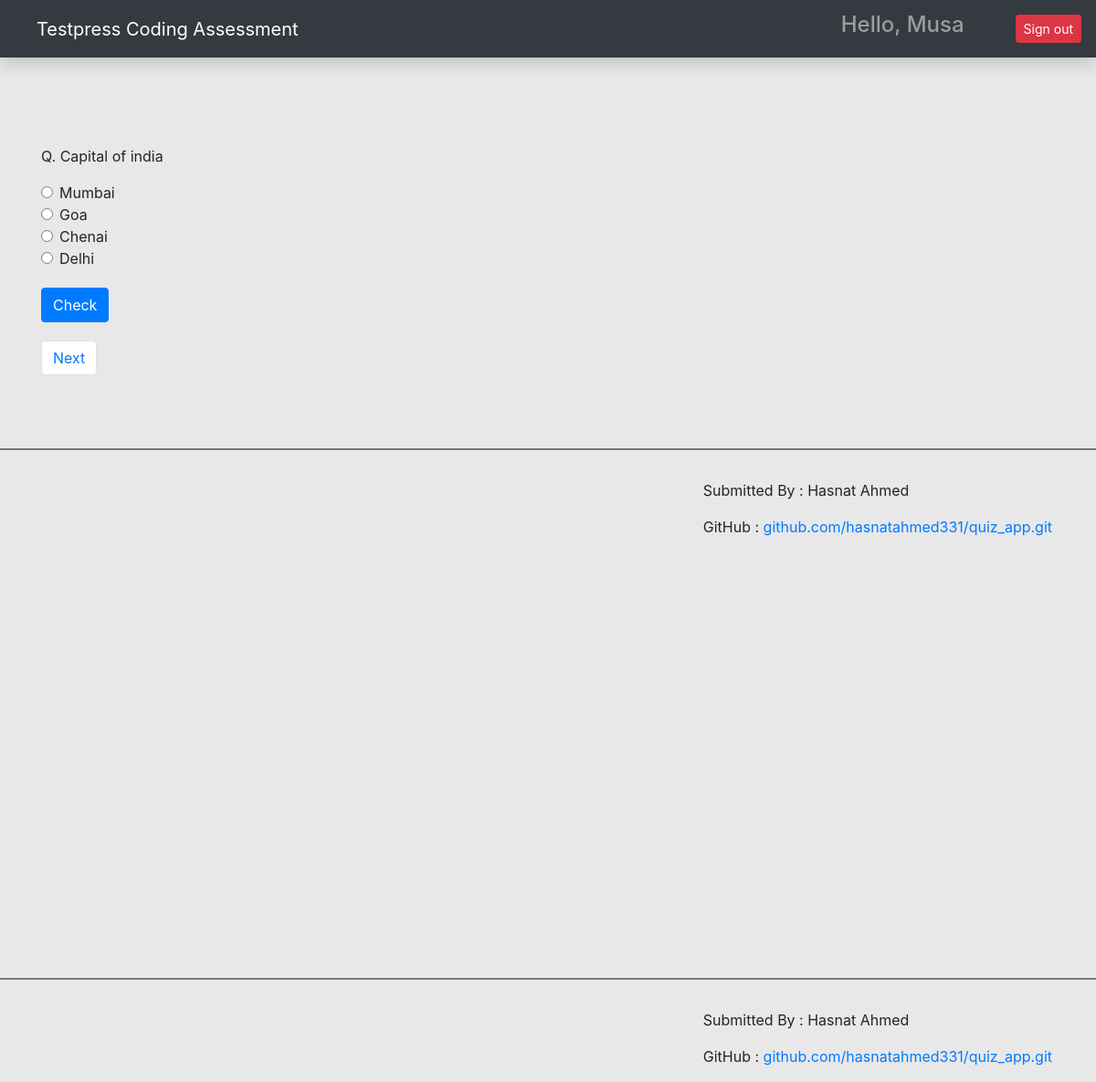
/category/1/ (signed in), run on the app's committed database.
### main/models.py (models this page shows, shortened)
class Question(models.Model):
    choice = models.ForeignKey(Category, on_delete=models.CASCADE)
    question = models.CharField(max_length=250)
    answer = models.CharField(max_length=100)
    option_one = models.CharField(max_length=100)
    option_two = models.CharField(max_length=100)
    option_three = models.CharField(max_length=100, blank=True)
    option_four = models.CharField(max_length=100, blank=True)
    created_at = models.DateTimeField(auto_now_add=True)
    updated_at = models.DateTimeField(auto_now=True)

### main/views.py (the view, shortened to what this page needs)
# urls.py: path('category/<int:pk>/', take_quiz, name='take_quiz'),
@login_required(login_url='/login/')
def take_quiz(request, pk):
    questions = Question.objects.filter(choice=pk).order_by('-created_at')
    paginator = Paginator(questions,1)
    page_number = request.GET.get('page')
    page_obj = Paginator.get_page(paginator, page_number)
    context = {'questions': questions, 'page_obj': page_obj,}
    if request.method == 'GET':
        request.session['previous_page'] = request.path_info + "?page=" + request.GET.get("page", '1')
        return render(request, 'quiz.html', context)

### main/templates/quiz.html (shortened to what this page needs)
{% extends 'base.html' %}
{% load static %}
{% block content %}
<div id="section1">
<div class="container mt-5 pt-5">
{% for question in page_obj %}
<form action="" method="post">
  <p>Q. {{question.question}}</p>
  <div class="form-check">
  <input class="form-check-input" type="radio" name="option" id="option_one" value="{{question.option_one}}">
    {{question.option_one}}
</div>
<div class="form-check">
  <input class="form-check-input" type="radio" name="option" id="option_two" value="{{question.option_two}}">
    {{question.option_two}}
</div>
<div class="form-check">
  <input class="form-check-input" type="radio" name="option" id="option_three" value="{{question.option_three}}">
    {{question.option_three}}
</div>
<div class="form-check lower-radio">
  <input class="form-check-input" type="radio" name="option" id="option_four" value="{{question.option_four}}">
    {{question.option_four}}
</div>
  <input class="btn btn-primary check-btn" type="submit" value="Check" id="check" onclick="displayRadioValue();"/>
</form>
</div>
{% endfor %}
<div class="container">
  <div class="pagination-btns">
    <ol class="pagination align-right mr-auto">
    {% if page_obj.has_next %}
      <li class="page-item">
        <a id="next-btn" class="page-link btn btn-success" href="?page={{ page_obj.next_page_number }}" onclick="handleNext(event)"  >Next</a>
      </li>
      {% endif %}
    </ol>
</div>
</div>
    <br><br>
<hr style="height:1px;color:gray;background-color:gray;">
<footer class="mr-lg-5 mt-3" style="float:right;">
  <p>Submitted By : Hasnat Ahmed</p>
  <p>GitHub : <a href="https://github.com/hasnatahmed331/quiz_app.git" target=_blank>github.com/hasnatahmed331/quiz_app.git</a></p>
</footer>
</div>
      <br><br><br><br><br><br>
<hr style="height:1px;color:gray;background-color:gray;">
<footer class="mr-lg-5 mt-3" style="float:right;">
  <p>Submitted By : Hasnat Ahmed</p>
  <p>GitHub : <a href="https://github.com/hasnatahmed331/quiz_app.git" target=_blank>github.com/hasnatahmed331/quiz_app.git</a></p>
</footer>
{% endblock content %}

### main/templates/base.html (shortened to what this page needs)
{% load static %}
<html lang="en">
  <head>
    <link href="{% static 'css/bootstrap.min.css'%}" rel="stylesheet" />
    <link href="{% static 'css/main.css'%}" rel="stylesheet" />
    <link
      rel="stylesheet"
      href="https://maxcdn.bootstrapcdn.com/bootstrap/4.0.0/css/bootstrap.min.css"
    />
    <link rel="stylesheet" href="{% static 'css/styles.css' %}">
  </head>
  <body>
    <nav
      class="navbar navbar-dark sticky-top bg-dark flex-md-nowrap p-0 shadow"
    >
      <a class="navbar-brand col-md-3 col-lg-2 me-0 px-3 ml-4" href="{% url 'index_page' %}"
        >Testpress Coding Assessment</a
      >
      <ul class="navbar-nav px-3" style="display: flex; flex-direction: row; align-items:center;">
      <li class="nav-item text-nowrap">
      <div href="" class="nav-link">
      <h4 class="text text-capitalize">
      Hello, {{request.user.username}}
      </h4>
      </div>
      </li>
        <li class="nav-item text-nowrap mt-3 ml-2">
          <form action="{% url 'logout' %}" method="post">
            <input class="btn btn-danger btn-sm ml-5" type="submit" value="Sign out">
          </form>
        </li>
      </ul>
    </nav>
    {% block content %}
    {% endblock content %}
  </body>
</html>

### main/static/css/styles.css (style rules this page uses)
body { overflow: hidden; background-color: #e8e8e8; }
.check-btn { margin-top: 10px; }
.pagination-btns { margin-top: 20px; }
.lower-radio { margin-bottom: 10px; }
#section1 { height: 100vh; }

### data on the page
Question: question "Capital of india", option_one "Mumbai", option_two "Goa", option_three "Chenai", option_four "Delhi"

### other printed values
{{ request.user.username }} "Musa"
